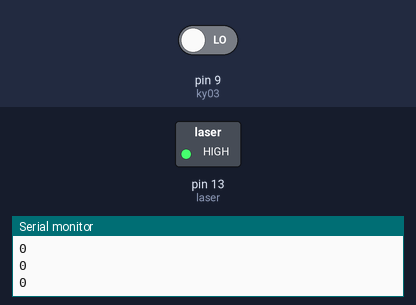
Bench run of a sketch on a simulated Arduino Uno, built with avr-gcc and run on an emulated ATmega328P. On the bench: switched loads named in the sketch (green lamp = pin HIGH), the last lines printed to the serial monitor. The inputs (shaded band) are chosen by the test bench; at power-on: pin 9 (ky03) LOW.

Above: at 1.2 s.
1.3 s: pin 9 (ky03) driven HIGH
At 1.6 s:
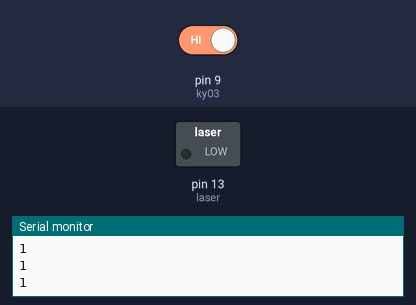
2.8 s: pin 9 (ky03) driven LOW
At 4.0 s:
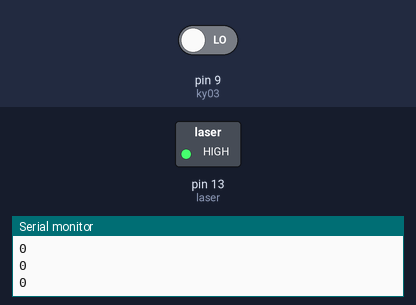
Timing chart, 0 to 5.8 s (numbered marks = the images above; inputs shaded):
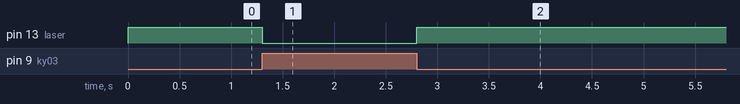

The sketch:

13-Sensor-Magnetico-KY-003-y-KY-008.ino
```cpp
/*
  Derechos de autor © UNIT Electronics
  Este codigo se proporciona "tal cual", sin garantías de ningún tipo.

  Para más información, visita nuestro blog:
  https://blog.uelectronics.com/tarjetas-desarrollo/arduino/sensor-magnetico-ky-003/
*/

int laser = 13;      // Pin de salida digital para el módulo KY-008 Laser
int ky03 = 9;        // Pin de entrada para el sensor de campo magnético KY-003
int iman;             // Variable para almacenar el estado del sensor (0 = sin campo magnético, 1 = detecta campo magnético)

void setup() {
  Serial.begin(9600);         // Inicializa la comunicación serial a 9600 baudios
  pinMode(ky03, INPUT);       // Configura el pin del sensor KY-003 como entrada
  pinMode(laser, OUTPUT);     // Configura el pin del láser como salida
}

void loop() {
  iman = digitalRead(ky03);   // Lee el estado del pin del sensor y lo guarda en la variable 'iman'
  Serial.println(iman);       // Imprime en el Monitor Serial el estado del sensor (0 o 1)

  if (iman == HIGH) {         // Si el sensor detecta un campo magnético (estado alto)
    digitalWrite(laser, LOW); // El láser no emite luz y el LED L13 del Arduino no se enciende
  } else {                    // Si no detecta un campo magnético (estado bajo)
    digitalWrite(laser, HIGH);// El láser emite luz y el LED L13 del Arduino se enciende
  }

  delay(100);                 // Pequeña pausa para estabilizar la lectura y el proceso
}
```

Measured:
- after the input at 1.3 s, pin 13 (laser): HIGH → LOW at once
- after the input at 2.8 s, pin 13 (laser): LOW → HIGH at once
